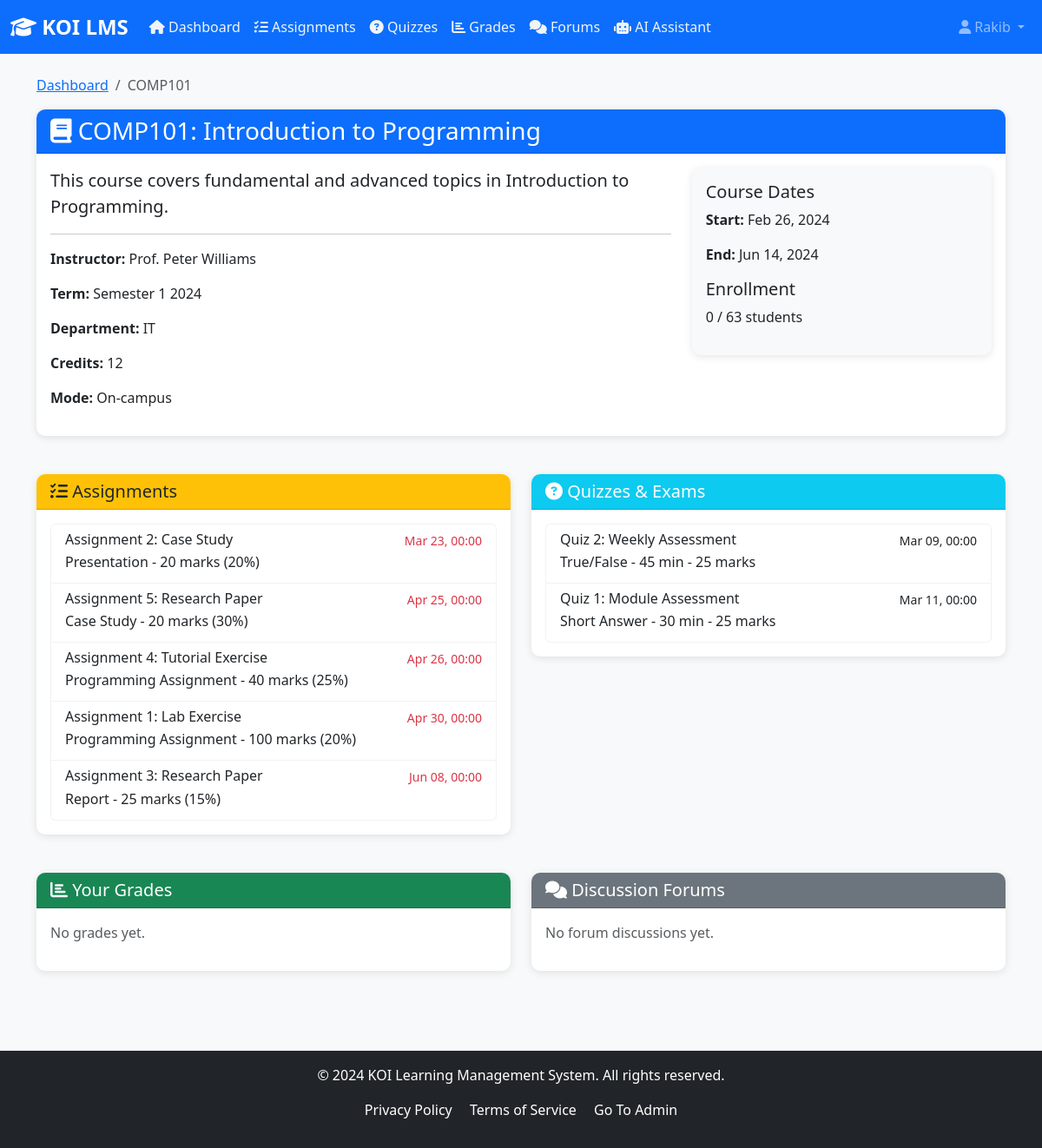
The app's page /course/COMP101_Semester_1_2024/ (signed in) with its own data.
### lms_core/models.py (models this page shows, shortened)
class Course(models.Model):
    course_id = models.CharField(max_length=50, unique=True)
    course_code = models.CharField(max_length=20)
    course_name = models.CharField(max_length=200)
    instructor = models.CharField(max_length=100)
    term = models.CharField(max_length=50)
    level = models.IntegerField()
    credits = models.IntegerField()
    department = models.CharField(max_length=50)
    max_students = models.IntegerField(default=50)
    enrolled_count = models.IntegerField(default=0)
    mode = models.CharField(max_length=20, default='On-campus')
    start_date = models.DateField()
    end_date = models.DateField()
    description = models.TextField()
    class Meta:
        ordering = ['course_code', 'term']

class Assignment(models.Model):
    assignment_id = models.CharField(max_length=50, unique=True)
    course = models.ForeignKey(Course, on_delete=models.CASCADE, related_name='assignments')
    title = models.CharField(max_length=200)
    assignment_type = models.CharField(max_length=50)
    description = models.TextField()
    max_marks = models.IntegerField()
    weight = models.IntegerField()
    due_date = models.DateTimeField()
    submission_type = models.CharField(max_length=50)
    allow_late = models.BooleanField(default=False)
    late_penalty = models.IntegerField(default=0)
    class Meta:
        ordering = ['due_date']

class Quiz(models.Model):
    quiz_id = models.CharField(max_length=50, unique=True)
    course = models.ForeignKey(Course, on_delete=models.CASCADE, related_name='quizzes')
    title = models.CharField(max_length=200)
    quiz_type = models.CharField(max_length=50)
    max_marks = models.IntegerField()
    duration_minutes = models.IntegerField()
    date = models.DateTimeField()
    attempts_allowed = models.CharField(max_length=20)
    time_limit = models.BooleanField(default=True)
    shuffle_questions = models.BooleanField(default=False)
    class Meta:
        ordering = ['date']

### lms_core/views.py (the view)
# urls.py: path('course/<path:course_id>/', views.course_detail, name='course_detail'),
@login_required
def course_detail(request, course_id):
    try:
        student = request.user.student_profile
    except:
        messages.error(request, 'Student profile not found.')
        return redirect('dashboard')
    course = get_object_or_404(Course, course_id=course_id)
    enrollment = Enrollment.objects.filter(
        student=student,
        course=course
    ).first()
    if not enrollment:
        messages.error(request, 'You are not enrolled in this course.')
        return redirect('dashboard')
    assignments = Assignment.objects.filter(course=course).order_by('due_date')
    quizzes = Quiz.objects.filter(course=course).order_by('date')
    forums = Forum.objects.filter(course=course).order_by('-created_date')
    grades = Grade.objects.filter(student=student, course=course).order_by('-graded_date')
    context = {
        'course': course,
        'enrollment': enrollment,
        'assignments': assignments,
        'quizzes': quizzes,
        'forums': forums,
        'grades': grades,
    }
    return render(request, 'lms_core/course_detail.html', context)

### lms_core/templates/lms_core/course_detail.html (shortened to what this page needs)
{% extends 'lms_core/base.html' %}
{% block content %}
<div class="row">
    <div class="col-12">
        <nav aria-label="breadcrumb">
            <ol class="breadcrumb">
                <li class="breadcrumb-item"><a href="{% url 'dashboard' %}">Dashboard</a></li>
                <li class="breadcrumb-item active">{{ course.course_code }}</li>
            </ol>
        </nav>
    </div>
</div>
<div class="row mb-4">
    <div class="col-12">
        <div class="card">
            <div class="card-header bg-primary text-white">
                <h3 class="mb-0">
                    <i class="fas fa-book"></i> {{ course.course_code }}: {{ course.course_name }}
                </h3>
            </div>
            <div class="card-body">
                <div class="row">
                    <div class="col-md-8">
                        <p class="lead">{{ course.description }}</p>
                        <hr>
                        <p><strong>Instructor:</strong> {{ course.instructor }}</p>
                        <p><strong>Term:</strong> {{ course.term }}</p>
                        <p><strong>Department:</strong> {{ course.department }}</p>
                        <p><strong>Credits:</strong> {{ course.credits }}</p>
                        <p><strong>Mode:</strong> {{ course.mode }}</p>
                    </div>
                    <div class="col-md-4">
                        <div class="card bg-light">
                            <div class="card-body">
                                <h5>Course Dates</h5>
                                <p><strong>Start:</strong> {{ course.start_date|date:"M d, Y" }}</p>
                                <p><strong>End:</strong> {{ course.end_date|date:"M d, Y" }}</p>
                                <h5 class="mt-3">Enrollment</h5>
                                <p>{{ course.enrolled_count }} / {{ course.max_students }} students</p>
                            </div>
                        </div>
                    </div>
                </div>
            </div>
        </div>
    </div>
</div>
<div class="row">
    <div class="col-md-6 mb-4">
        <div class="card">
            <div class="card-header bg-warning text-dark">
                <h5 class="mb-0"><i class="fas fa-tasks"></i> Assignments</h5>
            </div>
            <div class="card-body">
                {% if assignments %}
                <div class="list-group">
                    {% for assignment in assignments %}
                    <div class="list-group-item">
                        <div class="d-flex w-100 justify-content-between">
                            <h6 class="mb-1">{{ assignment.title }}</h6>
                            <small class="text-danger">{{ assignment.due_date|date:"M d, H:i" }}</small>
                        </div>
                        <p class="mb-1">{{ assignment.assignment_type }} - {{ assignment.max_marks }} marks ({{ assignment.weight }}%)</p>
                    </div>
                    {% endfor %}
                </div>
                {% else %}
                <p class="text-muted">No assignments yet.</p>
                {% endif %}
            </div>
        </div>
    </div>
    <div class="col-md-6 mb-4">
        <div class="card">
            <div class="card-header bg-info text-white">
                <h5 class="mb-0"><i class="fas fa-question-circle"></i> Quizzes & Exams</h5>
            </div>
            <div class="card-body">
                {% if quizzes %}
                <div class="list-group">
                    {% for quiz in quizzes %}
                    <div class="list-group-item">
                        <div class="d-flex w-100 justify-content-between">
                            <h6 class="mb-1">{{ quiz.title }}</h6>
                            <small>{{ quiz.date|date:"M d, H:i" }}</small>
                        </div>
                        <p class="mb-1">{{ quiz.quiz_type }} - {{ quiz.duration_minutes }} min - {{ quiz.max_marks }} marks</p>
                    </div>
                    {% endfor %}
                </div>
                {% else %}
                <p class="text-muted">No quizzes scheduled yet.</p>
                {% endif %}
            </div>
        </div>
    </div>
</div>
<div class="row">
    <div class="col-md-6 mb-4">
        <div class="card">
            <div class="card-header bg-success text-white">
                <h5 class="mb-0"><i class="fas fa-chart-bar"></i> Your Grades</h5>
            </div>
            <div class="card-body">
                {% if grades %}
                <div class="list-group">
                    {% for grade in grades %}
                    <div class="list-group-item">
                        <div class="d-flex w-100 justify-content-between">
                            <h6 class="mb-1">{{ grade.assessment_type }}</h6>
                            <span class="badge bg-primary rounded-pill">{{ grade.percentage }}%</span>
                        </div>
                        <p class="mb-1">{{ grade.marks_obtained }}/{{ grade.max_marks }}</p>
                    </div>
                    {% endfor %}
                </div>
                {% else %}
                <p class="text-muted">No grades yet.</p>
                {% endif %}
            </div>
        </div>
    </div>
    <div class="col-md-6 mb-4">
        <div class="card">
            <div class="card-header bg-secondary text-white">
                <h5 class="mb-0"><i class="fas fa-comments"></i> Discussion Forums</h5>
            </div>
            <div class="card-body">
                {% if forums %}
                <div class="list-group">
                    {% for forum in forums %}
                    <div class="list-group-item">
                        <h6 class="mb-1">{{ forum.topic }}</h6>
                        <p class="mb-1 small">
                            Posts: {{ forum.posts_count }} | Views: {{ forum.views }} | Status: {{ forum.status }}
                        </p>
                    </div>
                    {% endfor %}
                </div>
                {% else %}
                <p class="text-muted">No forum discussions yet.</p>
                {% endif %}
            </div>
        </div>
    </div>
</div>
{% endblock %}

### lms_core/templates/lms_core/base.html (shortened to what this page needs)
<!DOCTYPE html>
<html lang="en">
<head>
    <link href="https://cdn.jsdelivr.net/npm/bootstrap@5.3.0/dist/css/bootstrap.min.css" rel="stylesheet">
    <link rel="stylesheet" href="https://cdnjs.cloudflare.com/ajax/libs/font-awesome/6.4.0/css/all.min.css">
    {% load static %}
    <link rel="stylesheet" href="{% static 'lms_core/css/style.css' %}">
</head>
<body>
    <nav class="navbar navbar-expand-lg navbar-dark bg-primary">
        <div class="container-fluid">
            <a class="navbar-brand" href="{% url 'dashboard' %}">
                <i class="fas fa-graduation-cap"></i> KOI LMS
            </a>
            <div class="collapse navbar-collapse" id="navbarNav">
                {% if user.is_authenticated %}
                <ul class="navbar-nav me-auto">
                    <li class="nav-item">
                        <a class="nav-link" href="{% url 'dashboard' %}" style="color: #f0f4f5;">
    <i class="fas fa-home"></i> Dashboard
</a>
                    </li>
                    <li class="nav-item">
                        <a class="nav-link" href="{% url 'assignments' %}" style="color: #f0f4f5;">
                            <i class="fas fa-tasks"></i> Assignments
                        </a>
                    </li>
                    <li class="nav-item">
                        <a class="nav-link" href="{% url 'quizzes' %}" style="color: #f0f4f5;">
                            <i class="fas fa-question-circle"></i> Quizzes
                        </a>
                    </li>
                    <li class="nav-item">
                        <a class="nav-link" href="{% url 'grades' %}" style="color: #f0f4f5;">
                            <i class="fas fa-chart-bar"></i> Grades
                        </a>
                    </li>
                    <li class="nav-item">
                        <a class="nav-link" href="{% url 'forums' %}" style="color: #f0f4f5;">
                            <i class="fas fa-comments"></i> Forums
                        </a>
                    </li>
                    <li class="nav-item">
                        <a class="nav-link" href="{% url 'ai_query' %}" style="color: #f0f4f5;">
                            <i class="fas fa-robot"></i> AI Assistant
                        </a>
                    </li>
                </ul>
                <ul class="navbar-nav">
                    <li class="nav-item dropdown">
                        <a class="nav-link dropdown-toggle" href="#" id="userDropdown" role="button" data-bs-toggle="dropdown">
                            <i class="fas fa-user"></i> {{ user.username }}
                        </a>
                    </li>
                </ul>
                {% endif %}
            </div>
        </div>
    </nav>
    <main class="container my-4">
        {% block content %}{% endblock %}
    </main>
    <footer class="bg-dark text-white text-center py-3 mt-5">
        <div class="container">
            <p>&copy; 2024 KOI Learning Management System. All rights reserved.</p>
            <p>
                <a href="#" class="text-white me-3">Privacy Policy</a>
                <a href="#" class="text-white me-3">Terms of Service</a>
                <a href="{% url 'teacher_signup' %}" class="text-white">Go To Admin</a>
            </p>
        </div>
    </footer>
    {% load static %}
</body>
</html>

### lms_core/static/lms_core/css/style.css (style rules this page uses)
:root { --primary-color: #0d6efd; --secondary-color: #6c757d; --success-color: #198754; --info-color: #0dcaf0; --warning-color: #ffc107; --danger-color: #dc3545; }
body { font-family: 'Segoe UI', Tahoma, Geneva, Verdana, sans-serif; background-color: #f8f9fa; }
.navbar-brand { font-weight: bold; font-size: 1.5rem; }
.card { border: none; border-radius: 10px; box-shadow: 0 2px 10px rgba(0,0,0,0.1); margin-bottom: 20px; }
.card-header { border-radius: 10px 10px 0 0 !important; font-weight: 600; }
.list-group-item { border: 1px solid rgba(0,0,0,0.05); }
footer { margin-top: 50px; }
footer a { text-decoration: none; }

### records on screen
Course: course_code "COMP101", course_name "Introduction to Programming", description "This course covers fundamental and advanced topics in Introduction to Programming.", instructor "Prof. Peter Williams", term "Semester 1 2024", department "IT", credits "12", mode "On-campus", start_date "Feb 26, 2024", end_date "Jun 14, 2024", enrolled_count "0", max_students "63"
Assignment: title "Assignment 2: Case Study", due_date "Mar 23, 00:00", assignment_type "Presentation", max_marks "20", weight "20"
Assignment: title "Assignment 5: Research Paper", due_date "Apr 25, 00:00", assignment_type "Case Study", max_marks "20", weight "30"
Assignment: title "Assignment 4: Tutorial Exercise", due_date "Apr 26, 00:00", assignment_type "Programming Assignment", max_marks "40", weight "25"
Assignment: title "Assignment 1: Lab Exercise", due_date "Apr 30, 00:00", assignment_type "Programming Assignment", max_marks "100", weight "20"
Assignment: title "Assignment 3: Research Paper", due_date "Jun 08, 00:00", assignment_type "Report", max_marks "25", weight "15"
Quiz: title "Quiz 2: Weekly Assessment", date "Mar 09, 00:00", quiz_type "True/False", duration_minutes "45", max_marks "25"
Quiz: title "Quiz 1: Module Assessment", date "Mar 11, 00:00", quiz_type "Short Answer", duration_minutes "30", max_marks "25"

### other values on screen
{{ user.username }} "Rakib"
